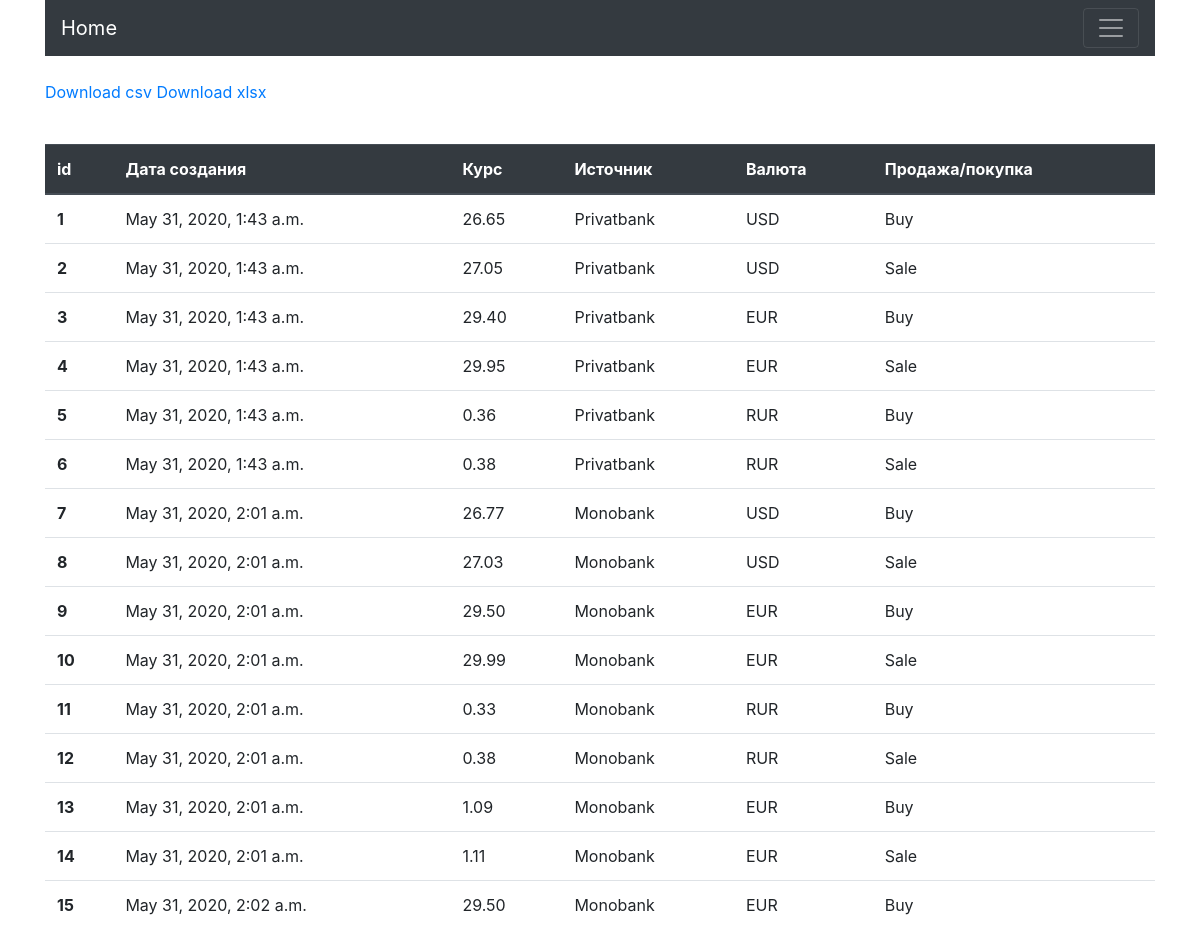
Before: /rate/list/ with the older database file.
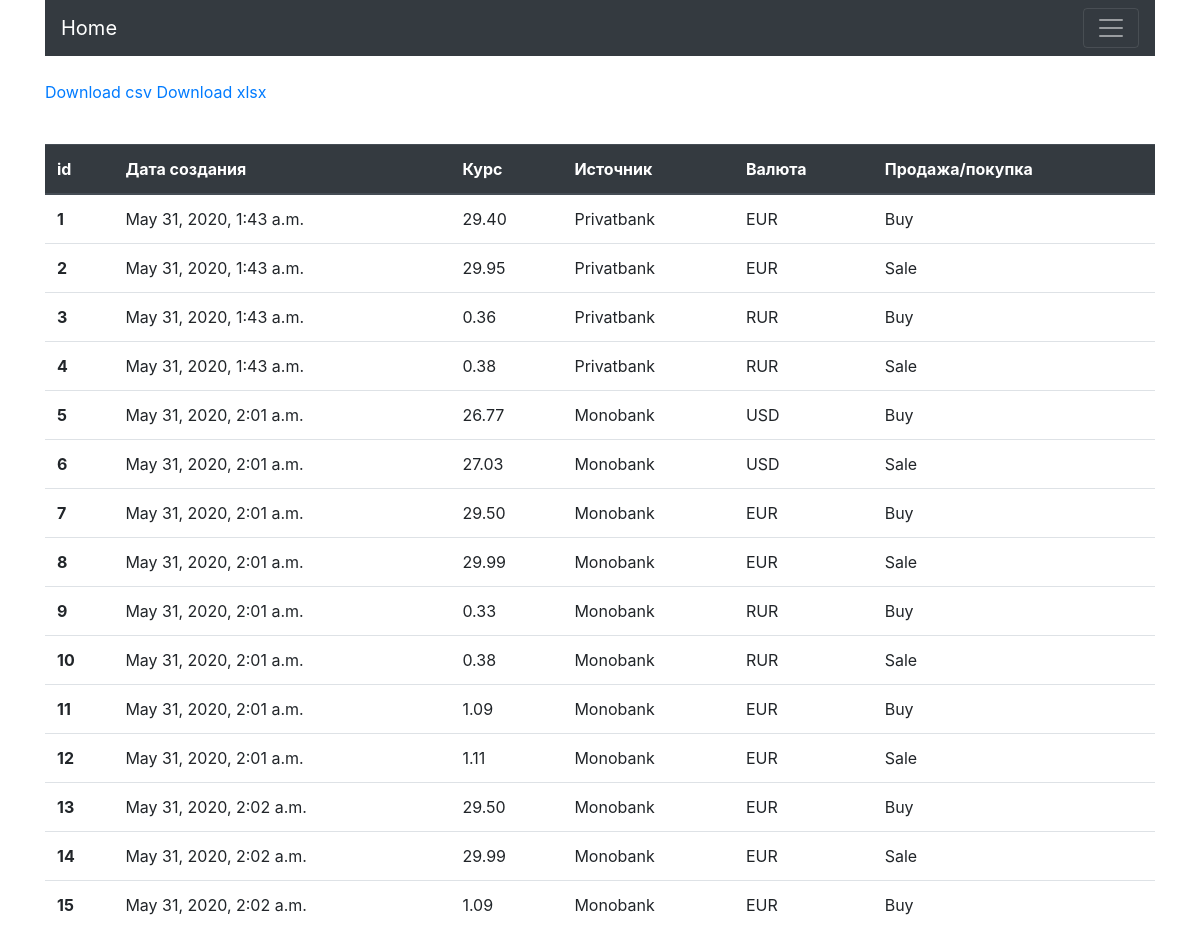
After: the same page with the newer database file.
### rate/models.py (models this page shows, shortened)
class Rate(models.Model):
    created = models.DateTimeField(auto_now_add=True)
    amount = models.DecimalField(max_digits=5, decimal_places=2)
    source = models.PositiveSmallIntegerField(choices=mch.SOURCE_CHOICES)
    currency_type = models.PositiveSmallIntegerField(choices=mch.CURRENCY_TYPE_CHOICE)
    type = models.PositiveSmallIntegerField(choices=mch.RATE_TYPE_CHOICE) # noqa

### rate/views.py (the view)
class RateList(ListView):
    paginate_by = 15
    queryset = Rate.objects.all()
    template_name = 'list_all.html'

### rate/templatetags/active_tab.py (called while the page is built)
@register.filter
def active(path, url_name):
    if path == reverse(url_name):
        return 'active'
    return ''

### templates/list_all.html (shortened to what this page needs)
{% extends 'base.html' %}
{% block content %}
<br>
<a href="{% url 'rate:download-csv' %}">Download csv</a>
<a href="{% url 'rate:download-xlsx' %}">Download xlsx</a>
<table  class="table table-sm table-dark" >
    <br><br>
    <table class = "table">
    <thead class="thead-dark">
    <tr bgcolor="#2E8B57" >
        <th>id</th>
        <th>Дата создания </th>
        <th>Курс</th>
        <th>Источник</th>
        <th>Валюта</th>
        <th>Продажа/покупка</th>
    </tr>
</thead>
    <tbody>
  {% for rate in object_list %}
    <tr>
    <th scope="row">{{ forloop.counter }}</td>
        <td>{{ rate.created }}</td>
        <td>{{ rate.amount }}</td>
        <td>{{ rate.get_source_display|title }}</td>
        <td>{{ rate.get_currency_type_display|upper }}</td>
        <td>{{ rate.get_type_display|title }}</td>
    </tr>
   {% endfor %}
   </tbody>
</table>
{% endblock content %}

Changed rows visible on the page:
removed Rate: created "May 31, 2020, 1:43 a.m.", amount "26.65", source "Privatbank", currency_type "USD", type "Buy"
removed Rate: created "May 31, 2020, 1:43 a.m.", amount "27.05", source "Privatbank", currency_type "USD", type "Sale"
now on this page (row unchanged): Rate: created "May 31, 2020, 2:02 a.m.", amount "29.99", source "Monobank", currency_type "EUR", type "Sale"
now on this page (row unchanged): Rate: created "May 31, 2020, 2:02 a.m.", amount "1.09", source "Monobank", currency_type "EUR", type "Buy"
